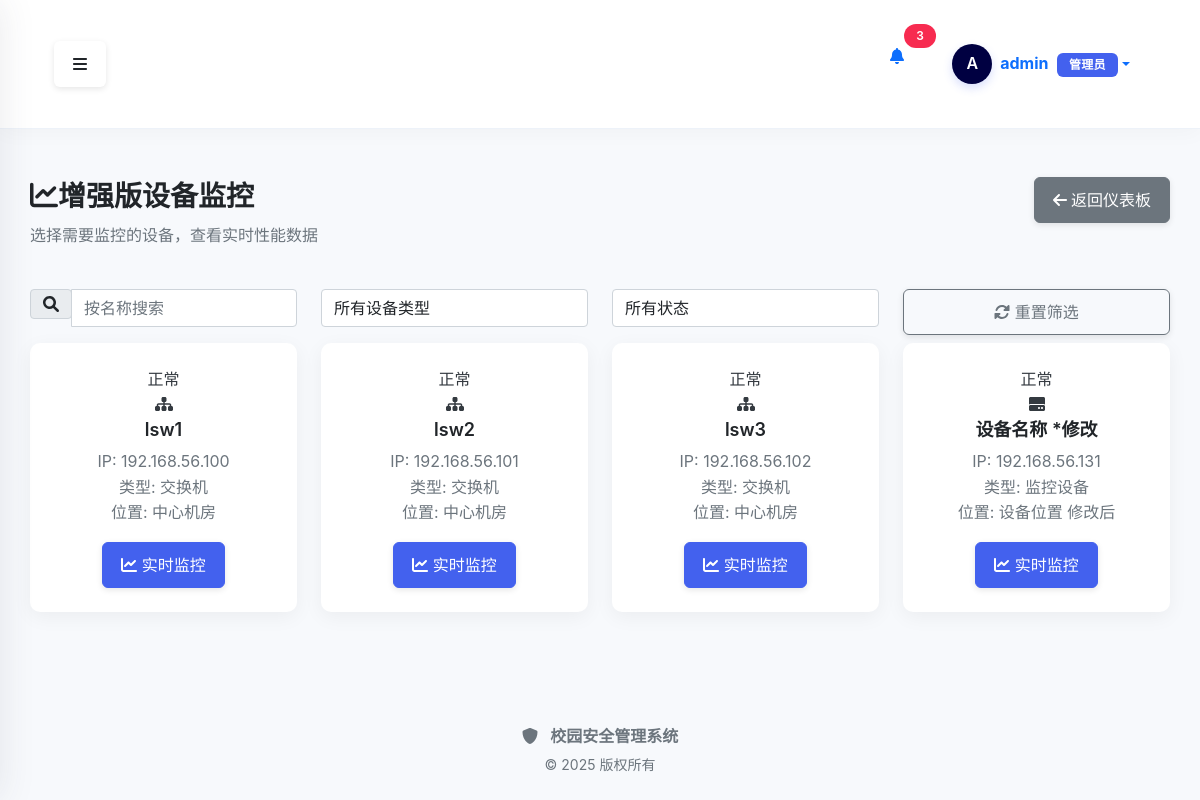
The app's page /enhanced_monitor/ (signed in), older data.
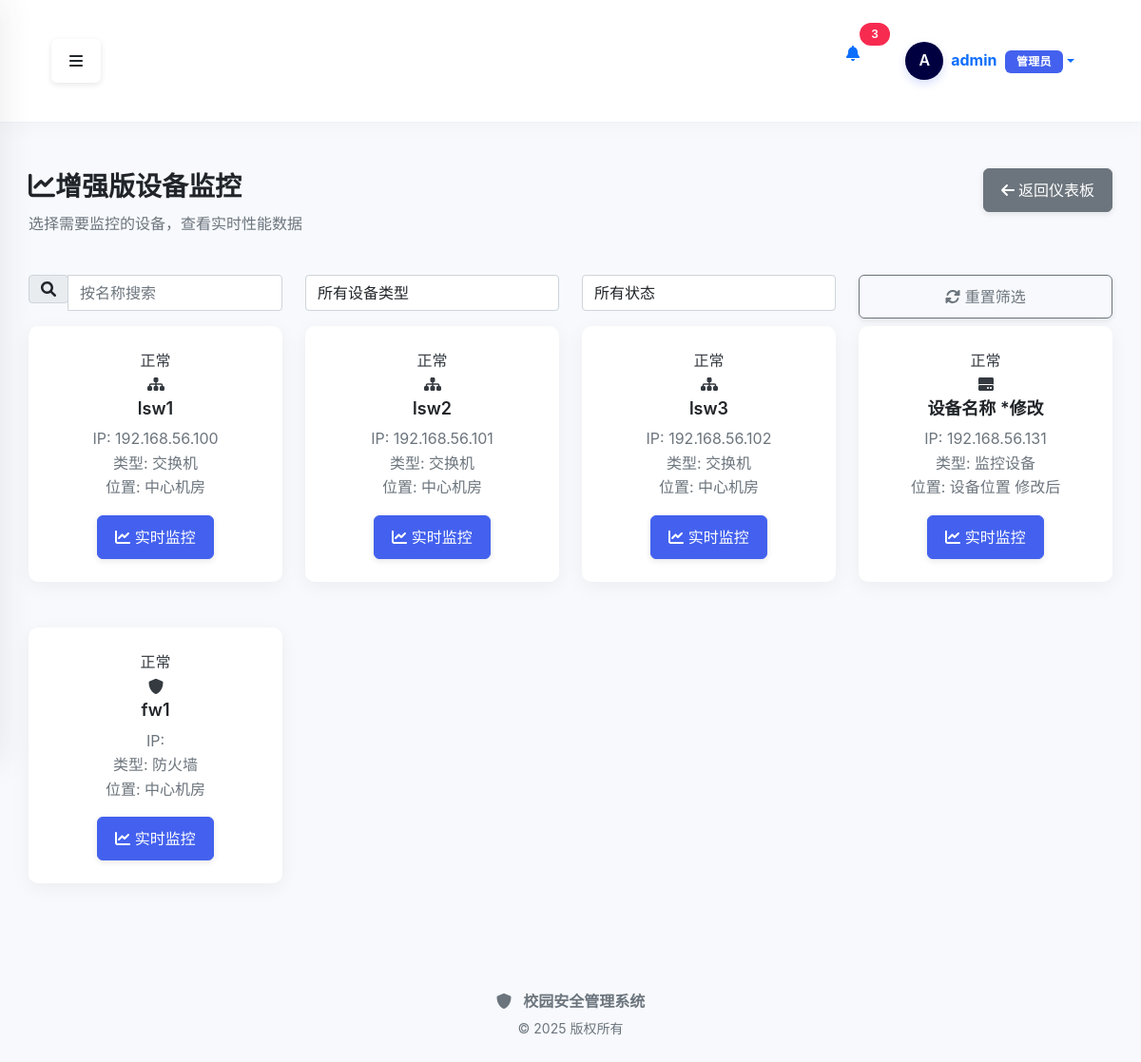
The same page, newer data.
### src/models/device.py (models this page shows, shortened)
class Device(BaseModel):
    __tablename__ = 'devices'
    __table_args__ = {'extend_existing': True}  # 确保可以扩展现有表
    id = db.Column(db.Integer, primary_key=True)
    name = db.Column(db.String(100), nullable=False)
    ip_address = db.Column(db.String(20), nullable=False)
    type_id = db.Column(db.Integer, db.ForeignKey('device_types.id'))
    location = db.Column(db.String(100))
    status = db.Column(db.String(20), default='正常')
    serial_number = db.Column(db.String(50), nullable=True)
    firmware_version = db.Column(db.String(50), nullable=True)
    device_code = db.Column(db.String(50), nullable=True, unique=True)
    mac_address = db.Column(db.String(20), nullable=True)
    manufacturer = db.Column(db.String(100), nullable=True)
    model = db.Column(db.String(100), nullable=True)
    purchase_date = db.Column(db.Date, nullable=True)
    warranty_period = db.Column(db.Integer, nullable=True)  # 保修期（月）
    notes = db.Column(db.Text, nullable=True)
    username = db.Column(db.String(50), default='admin', nullable=True)
    password = db.Column(db.String(100), default='admin123', nullable=True)
    port = db.Column(db.Integer, default=22, nullable=True)
    connection_protocol = db.Column(db.String(20), default='ssh', nullable=True)  # ssh, telnet, snmp

class DeviceType(BaseModel):
    __tablename__ = 'device_types'
    id = db.Column(db.Integer, primary_key=True)
    name = db.Column(db.String(50), nullable=False, unique=True)
    description = db.Column(db.String(200))
    devices = db.relationship('Device', backref='type', lazy=True)

### src/modules/performance/enhanced_monitor_routes.py (the view)
@enhanced_monitor_bp.route('/')
@login_required
def index():
    devices = Device.query.all()
    return render_template('performance/enhanced_index.html', devices=devices)

### src/modules/policy/__init__.py (called while the page is built)
def init_app(app):
    app.register_blueprint(policy_bp)
    app.register_blueprint(policy_template_bp)
    app.register_blueprint(policy_deploy_bp)
    app.register_blueprint(policy_view_bp)
    global _template_directory_ensured
    if not _template_directory_ensured:
        from src.modules.policy.templates import ensure_template_directory
        ensure_template_directory()
        _template_directory_ensured = True
        app.logger.info("策略模板目录检查完成")
    @app.before_request
    def ensure_scheduler_running():
        from flask import g
        if not hasattr(g, 'scheduler_started'):
            with app.app_context():
                scheduler = get_scheduler()
                if scheduler.enabled and not scheduler.running:
                    scheduler.start()
            g.scheduler_started = True

### src/modules/policy/services/policy_sync_scheduler.py (called while the page is built)
def get_scheduler() -> PolicySyncScheduler:
    global _scheduler_instance
    if _scheduler_instance is None:
        _scheduler_instance = PolicySyncScheduler()
    return _scheduler_instance

### src/modules/performance/templates/performance/enhanced_index.html (shortened to what the changed rows need)
{% extends "base.html" %}
{% block content %}
<div class="container-fluid mt-4">
    <div class="row mb-4">
        <div class="col-12">
            <div class="d-flex justify-content-between align-items-center">
                <h2><i class="fas fa-chart-line mr-2"></i>增强版设备监控</h2>
            </div>
        </div>
    </div>
    <div class="row" id="devices-container">
        {% if devices %}
            {% for device in devices %}
            <div class="col-md-3 mb-4 device-item"
                 data-name="{{ device.name }}"
                 data-type="{{ device.type.name if device.type else '未分类' }}"
                 data-status="{{ device.status }}">
                <div class="card device-card">
                    <div class="card-body text-center">
                        <span class="status-badge status-{{ device.status }}">{{ device.status }}</span>
                        <div class="device-icon">
                            {% if device.type and device.type.name == '路由器' %}
                                <i class="fas fa-network-wired"></i>
                            {% elif device.type and device.type.name == '交换机' %}
                                <i class="fas fa-sitemap"></i>
                            {% elif device.type and device.type.name == '服务器' %}
                                <i class="fas fa-server"></i>
                            {% elif device.type and device.type.name == '防火墙' %}
                                <i class="fas fa-shield-alt"></i>
                            {% elif device.type and device.type.name == '无线AP' %}
                                <i class="fas fa-wifi"></i>
                            {% else %}
                                <i class="fas fa-hdd"></i>
                            {% endif %}
                        </div>
                        <h5 class="card-title">{{ device.name }}</h5>
                        <p class="card-text text-muted">
                            IP: {{ device.ip_address }}<br>
                            类型: {{ device.type.name if device.type else '未分类' }}<br>
                            位置: {{ device.location or '未知' }}
                        </p>
                        <a href="{{ url_for('enhanced_monitor.realtime_monitor', device_id=device.id) }}" class="btn btn-primary">
                            <i class="fas fa-chart-line"></i> 实时监控
                        </a>
                    </div>
                </div>
            </div>
            {% endfor %}
        {% endif %}
    </div>
</div>
{% endblock %}

Row changes from the older to the newer data that the page shows:
added Device: status "正常", name "fw1", type "防火墙", location "中心机房"
